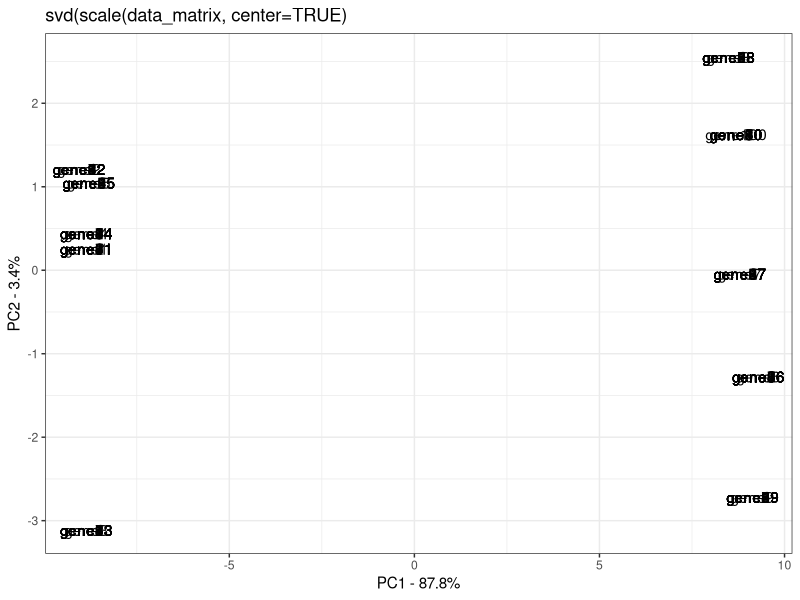

Reproduce this figure in R.
set.seed(1337)

# Grab the required packages. Install first if needed.
list_of_packages <- c("ggplot2", "conflicted")

# Extract not installed packages
not_installed <- list_of_packages[!(list_of_packages %in% installed.packages()[, "Package"])]
if (length(not_installed)) install.packages(not_installed)

# Create made-up data.
data_matrix <- matrix(nrow = 100, ncol = 10)

# Let wt represent wild type (i.e. actual, everyday samples).
# Let ko represent knock-out samples (i.e. samples with knocked out genes).
colnames(data_matrix) <- c(
  paste("wt", 1:5, sep = ""),
  paste("ko", 1:5, sep = "")
)

# Name samples gene1, gene2 etc.
rownames(data_matrix) <- paste("gene", 1:100, sep = "")

# Give fake read counts to the genes.
# Poisson ditribution instead of
for (i in 1:100) {
  # Since we're using made-up data, we can use the Poisson Distribution
  # instead of the negative Binomial Distribution for simplicity.
  wt.values <- rpois(5, lambda = sample(x = 10:1000, size = 1))
  ko.values <- rpois(5, lambda = sample(x = 10:1000, size = 1))
  
  data_matrix[i, ] <- c(wt.values, ko.values)
}

# Samples are columns, genes are rows. Transpose to make data compatible with prcomp().
data_matrix <- t(data_matrix)

# Compare PCA results with results from using Singular Value Decomposition with svd()
# svd() returns v - the rotation (matrix of eigenvectors / loading scores)
#               u - sum(rotation * original data) but compressed to unit vector
#               d - similar to sdev of prcomp() but not scaled by sample size in an unbiazed way (i.e. 1/(n-1)).
#               prcomp() uses sdev = sqrt(var) = sqrt(ss(fit)/(n-1)), where ss = Sum of Squared Distances
#               svd()    uses d    = sqrt(ss(fit))

svd_decomp <- svd(scale(data_matrix, center = TRUE))

# Calculate the PCs.
svd_df <- data.frame(
  Sample = colnames(data_matrix),
  X = (svd_decomp$u[, 1] * svd_decomp$d[1]),
  Y = (svd_decomp$u[, 2] * svd_decomp$d[2])
)
head(svd_df)

# Alternatively, compute the PCs with the eigenvectors and original data.
dim(svd_decomp$v)
dim(data_matrix)

svd_PCs <- svd_decomp$v %*% scale(data_matrix, center = TRUE)

# Investigate first two principal components.
# svd_PCs[, 1:2]

svd_ds_of_f <- ncol(data_matrix) - 1
svd_var <- (svd_decomp$d^2) / svd_ds_of_f
svd_var_prc <- round(svd_var / sum(svd_var) * 100, 1)

ggplot2::ggplot(data = svd_df, ggplot2::aes(x = X, y = Y, label = Sample)) +
  ggplot2::geom_text() +
  ggplot2::xlab(paste("PC1 - ", svd_var_prc[1], "%", sep = "")) +
  ggplot2::ylab(paste("PC2 - ", svd_var_prc[2], "%", sep = "")) +
  ggplot2::theme_bw() +
  ggplot2::ggtitle("svd(scale(data_matrix, center=TRUE)")
